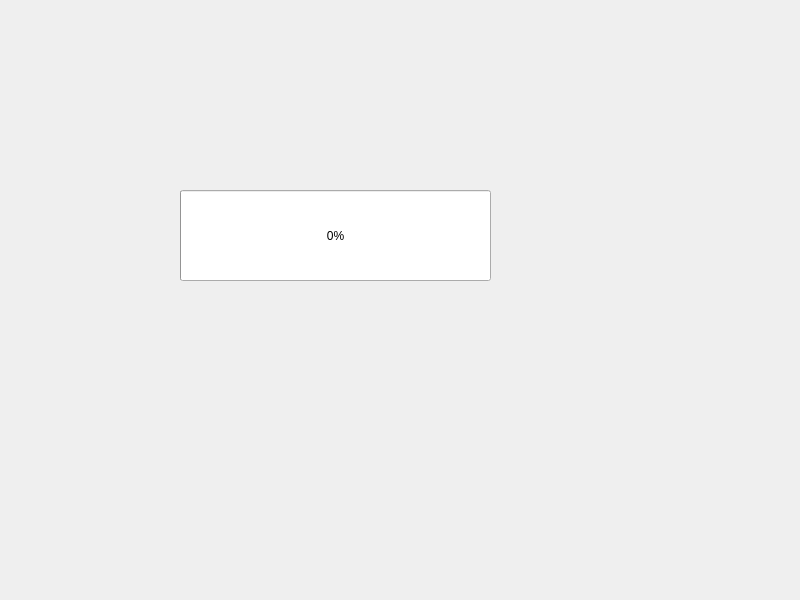
<?xml version="1.0" encoding="UTF-8"?>
<ui version="4.0">
 <class>Widget</class>
 <widget class="QWidget" name="Widget">
  <property name="geometry">
   <rect>
    <x>0</x>
    <y>0</y>
    <width>800</width>
    <height>600</height>
   </rect>
  </property>
  <property name="windowTitle">
   <string>Widget</string>
  </property>
  <widget class="QProgressBar" name="progressBar">
   <property name="geometry">
    <rect>
     <x>180</x>
     <y>190</y>
     <width>311</width>
     <height>91</height>
    </rect>
   </property>
   <property name="value">
    <number>0</number>
   </property>
   <property name="orientation">
    <enum>Qt::Horizontal</enum>
   </property>
   <property name="textDirection">
    <enum>QProgressBar::TopToBottom</enum>
   </property>
  </widget>
 </widget>
 <resources/>
 <connections/>
</ui>
